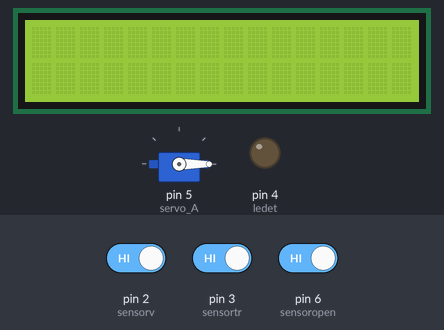
This program was run on a simulated Arduino Uno, built with avr-gcc and run on an emulated ATmega328P. On the bench: servo, 16×2 character LCD, output pins drawn as LEDs (lit = HIGH). Inputs (shaded band) come from the test bench; at power-on: pin 2 (sensorv) HIGH, pin 3 (sensortr) HIGH, pin 6 (sensoropen) HIGH.

Above: at 1.2 s.
1.3 s: pin 2 (sensorv) driven LOW
At 2.5 s:
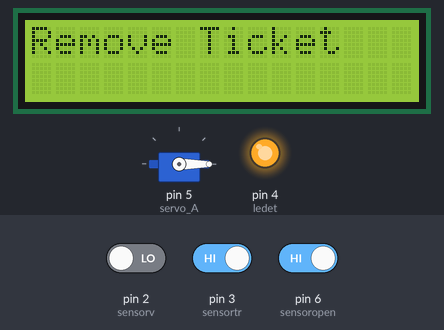
2.8 s: pin 3 (sensortr) driven LOW
At 3.9 s:
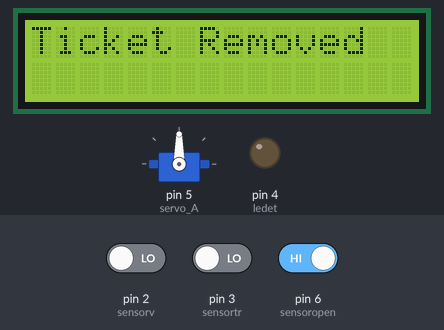
Timing chart, 0 to 5.8 s (numbered marks = the images above; inputs shaded):
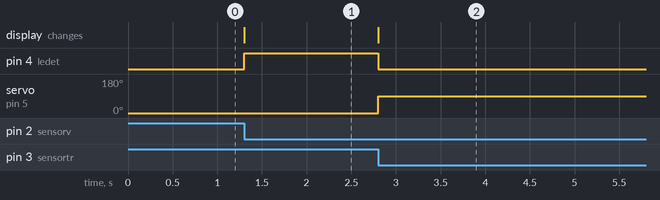

Measured:
- after the input at 1.3 s, pin 4 (ledet): LOW → HIGH at once; the display: changes at once (image 1)
- after the input at 2.8 s, pin 4 (ledet): HIGH → LOW at once; servo on pin 5 (servo_A): 0° → 90° at once; the display: changes at once (image 2)

The program:

main.cpp
```cpp
#include <Arduino.h>
#include <Servo.h>
#include <LiquidCrystal.h>

LiquidCrystal lcd(9, 10, 11, 12, 13, 14); // Initialize the LCD with the pins connected to it

Servo servo_A; // Initialize the servo motor
int sensorv = 2; // Button representing the sensor when the driver presses to get the ticket
int ledet = 4; // LED that turns on after pressing the button
int sensortr = 3; // Button representing the sensor when the driver takes out the ticket
int sensoropen = 6; // Button representing the sensor to confirm the gate is opened
int sensorclose = 8; // Button representing the sensor to confirm the gate is closed

void setup() {
  servo_A.attach(5); // Attach the servo motor to pin 5
  pinMode(sensorv, INPUT_PULLUP); // Set the pin mode for the ticket button sensor
  pinMode(sensortr, INPUT_PULLUP); // Set the pin mode for the ticket removal sensor
  pinMode(sensoropen, INPUT_PULLUP); // Set the pin mode for the gate open sensor
  pinMode(sensorclose, INPUT_PULLUP); // Set the pin mode for the gate close sensor
  pinMode(ledet, OUTPUT); // Set the pin mode for the LED
  digitalWrite(ledet, LOW); // Initialize the LED to be off
  servo_A.write(0); // Initialize the servo motor to the starting position
  lcd.begin(16, 2); // Initialize the LCD with 16 columns and 2 rows
}

void loop() {
  while (digitalRead(sensorv) == 1); // Wait for the driver to press the button to get the ticket
  digitalWrite(ledet, HIGH); // Turn on the LED
  lcd.setCursor(0, 0); // Set the cursor to the first column, first row
  lcd.print("Remove Ticket"); // Display "Remove Ticket" on the LCD

  while (digitalRead(sensortr) == 1); // Wait for the driver to take out the ticket
  digitalWrite(ledet, LOW); // Turn off the LED
  servo_A.write(90); // Move the servo motor to open the gate
  lcd.clear(); // Clear the LCD
  lcd.setCursor(0, 0); // Set the cursor to the first column, first row
  lcd.print("Ticket Removed"); // Display "Ticket Removed" on the LCD

  while (digitalRead(sensoropen) == 1); // Wait for the gate to open
  lcd.clear(); // Clear the LCD
  lcd.setCursor(0, 0); // Set the cursor to the first column, first row
  lcd.print("Gate Opened"); // Display "Gate Opened" on the LCD

  while (digitalRead(sensorclose) == 1); // Wait for the gate to close
  servo_A.write(0); // Move the servo motor to close the gate
  lcd.clear(); // Clear the LCD
  lcd.setCursor(0, 0); // Set the cursor to the first column, first row
  lcd.print("Gate Closed"); // Display "Gate Closed" on the LCD
}
```
